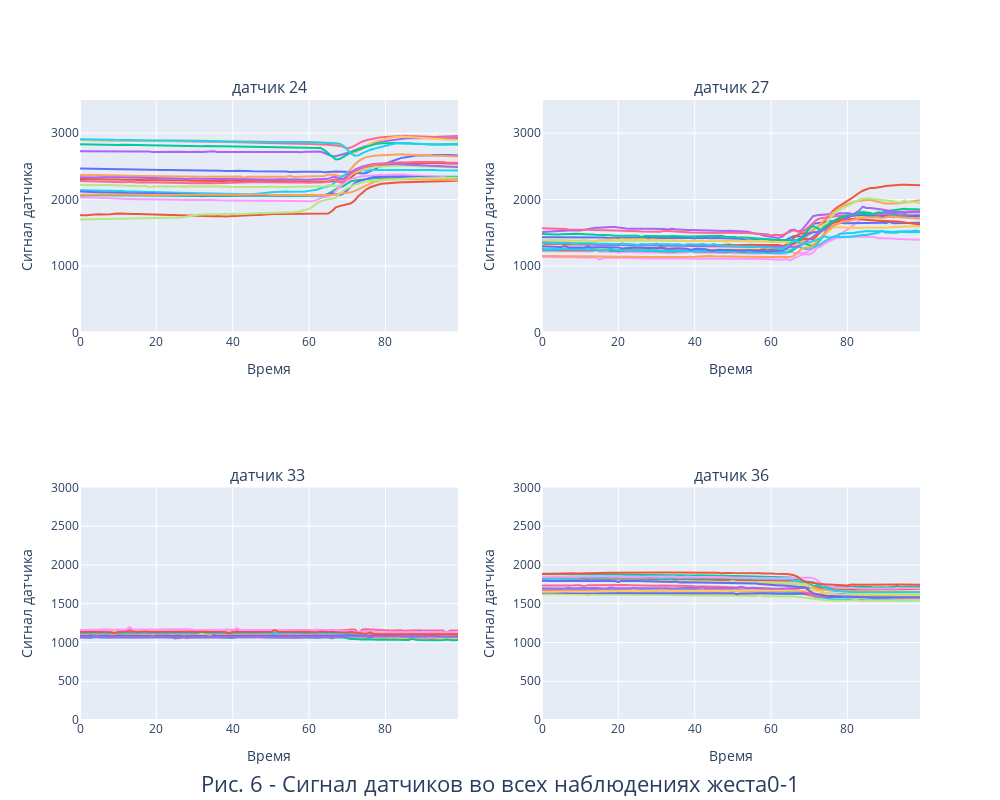

Source (notebook cell):
### Markdown cell above
На рис. 5 слева сигналы "сильные" датчиков, справа - "слабые". Отметим характерный скачок амплитуды у сильных датчиков в районе 70 временного интервала и практически плавное изменение амплитуды у слабых датчиков. Индексы датчиков по группам:
* сильные: [0, 2, 5, 8, 12, 15, 17, 19, 24, 27, 29, 30]
* слабые:  [21, 33, 36, 38]

Анализируя график можно сказать, что датчики реагируют на движение с небольшим  запаздыванием и разной амплитудой. 

Проверим как реагируют сенсоры в рамках произвольно выбранного жеста.

Выберем жест "0-1" и сравним сигналы 2 сильных датчиков и 2 слабых.

### Code cell
m.get_sensors_in_all_tests_plot('0-1', [24, 27, 33, 36], plot_counter=6)
